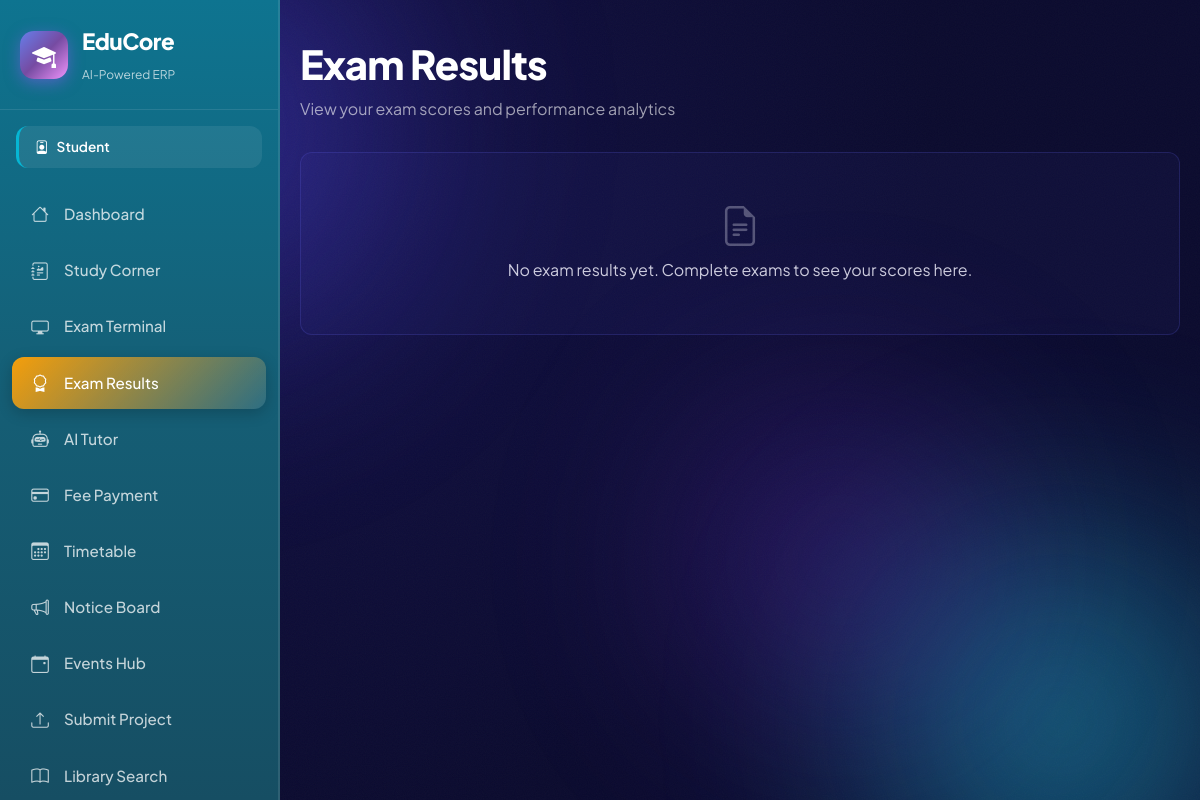
/student/examResults.php (signed in), run on an earlier commit of the app's database.
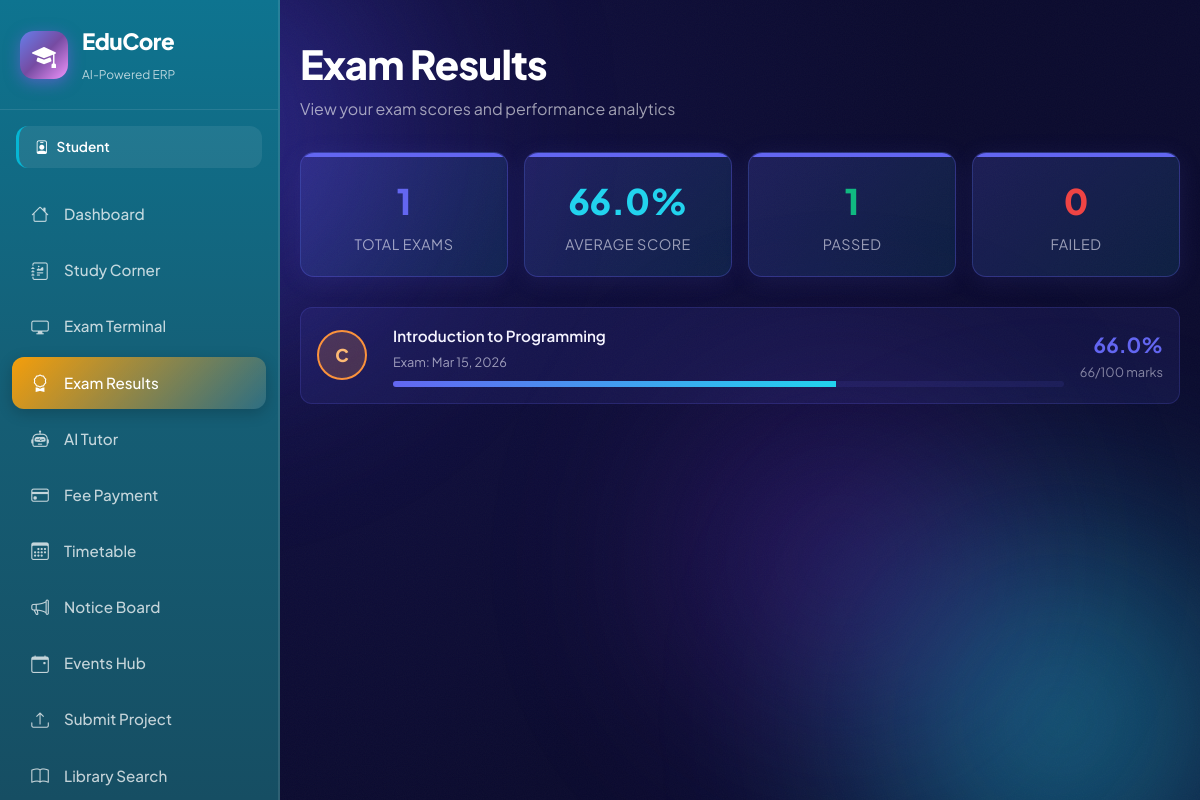
And on a later commit of the database.
### tables this page shows
CREATE TABLE IF NOT EXISTS users (
    id INT AUTO_INCREMENT PRIMARY KEY,
    full_name VARCHAR(120) NOT NULL,
    email VARCHAR(120) NOT NULL UNIQUE,
    password_hash VARCHAR(255) NOT NULL,
    phone VARCHAR(20),
    address TEXT,
    role ENUM('super_admin','faculty','student','parent','finance','librarian','tpo') NOT NULL DEFAULT 'student',
    parent_id INT DEFAULT NULL,
    photo VARCHAR(255) DEFAULT 'default.png',
    status ENUM('active','inactive','suspended') DEFAULT 'active',
    two_factor_secret VARCHAR(64) DEFAULT NULL,
    two_factor_enabled TINYINT(1) NOT NULL DEFAULT 0,
    reset_token_hash VARCHAR(255) DEFAULT NULL,
    reset_token_expires DATETIME DEFAULT NULL,
    created_at TIMESTAMP DEFAULT CURRENT_TIMESTAMP,
    FOREIGN KEY (parent_id) REFERENCES users(id) ON DELETE SET NULL
);

CREATE TABLE IF NOT EXISTS exams (
    id INT AUTO_INCREMENT PRIMARY KEY,
    title VARCHAR(200) NOT NULL,
    course_id INT,
    duration_minutes INT DEFAULT 60,
    total_marks INT DEFAULT 100,
    start_time DATETIME,
    end_time DATETIME,
    proctored TINYINT(1) DEFAULT 1,
    status ENUM('draft','scheduled','active','completed') DEFAULT 'draft',
    created_by INT,
    FOREIGN KEY (course_id) REFERENCES courses(id) ON DELETE CASCADE,
    FOREIGN KEY (created_by) REFERENCES users(id) ON DELETE SET NULL
);

CREATE TABLE IF NOT EXISTS courses (
    id INT AUTO_INCREMENT PRIMARY KEY,
    code VARCHAR(20) NOT NULL UNIQUE,
    title VARCHAR(200) NOT NULL,
    department VARCHAR(100),
    credits INT DEFAULT 3,
    faculty_id INT,
    FOREIGN KEY (faculty_id) REFERENCES users(id) ON DELETE SET NULL
);

### includes/auth_check.php (called while the page is built, shortened)
<?php
function getCurrentUser(): ?array
{
    $db = getDB();
    $stmt = $db->prepare('SELECT id, full_name, email, role, photo FROM users WHERE id = ? AND status = "active"');
    $stmt->execute([$_SESSION['user_id']]);
    return $stmt->fetch() ?: null;
}
function getRoleLabel(string $role): string
{
    $labels = [
        'super_admin' => 'Super Admin',
        'faculty'     => 'Faculty',
        'student'     => 'Student',
        'parent'      => 'Parent',
        'finance'     => 'Finance Officer',
        'librarian'   => 'Librarian',
        'tpo'         => 'TPO',
    ];
    return $labels[$role] ?? ucfirst($role);
}
function getRoleColor(string $role): string
{
    $colors = [
        'super_admin' => '#ef4444',
        'faculty'     => '#8b5cf6',
        'student'     => '#06b6d4',
        'parent'      => '#10b981',
        'finance'     => '#f59e0b',
        'librarian'   => '#ec4899',
        'tpo'         => '#6366f1',
    ];
    return $colors[$role] ?? '#6366f1';
}

### student/examResults.php (the view, shortened to what this page needs)
<?php
require_once __DIR__ . '/../includes/auth_check.php';
$currentUser = getCurrentUser();
$pdo = getDbConnection();
$stmt = $pdo->prepare("
    SELECT e.*,
           c.title AS course_name,
           e.start_time AS exam_date,
           e.total_marks,
           ROUND(e.total_marks * (0.65 + (e.id % 31) / 100), 0) AS obtained_marks,
           ROUND((ROUND(e.total_marks * (0.65 + (e.id % 31) / 100), 0) / NULLIF(e.total_marks, 0)) * 100, 2) AS percentage,
           CASE
               WHEN (ROUND(e.total_marks * (0.65 + (e.id % 31) / 100), 0) / NULLIF(e.total_marks, 0)) >= 0.9 THEN 'A+'
               WHEN (ROUND(e.total_marks * (0.65 + (e.id % 31) / 100), 0) / NULLIF(e.total_marks, 0)) >= 0.8 THEN 'A'
               WHEN (ROUND(e.total_marks * (0.65 + (e.id % 31) / 100), 0) / NULLIF(e.total_marks, 0)) >= 0.7 THEN 'B'
               WHEN (ROUND(e.total_marks * (0.65 + (e.id % 31) / 100), 0) / NULLIF(e.total_marks, 0)) >= 0.6 THEN 'C'
               ELSE 'D'
           END AS grade
    FROM exams e
    JOIN courses c ON e.course_id = c.id
    WHERE e.status = 'completed'
    ORDER BY e.start_time DESC
");
$stmt->execute();
$results = $stmt->fetchAll(PDO::FETCH_ASSOC);
$totalExams = count($results);
$avgPercentage = $totalExams > 0 ? array_reduce($results, fn($sum, $r) => $sum + $r['percentage'], 0) / $totalExams : 0;
$passedExams = count(array_filter($results, fn($r) => $r['percentage'] >= 60));
$failedExams = $totalExams - $passedExams;
?>
<!DOCTYPE html>
<html lang="en">
<head>
    <?php $portalBase = '..'; include __DIR__ . '/../includes/portal_head.php'; ?>
</head>
<body class="portal-page" data-role="student">
    <div class="aurora-bg">
        <div class="aurora-blob b1"></div>
        <div class="aurora-blob b2"></div>
        <div class="aurora-blob b3"></div>
    </div>
    <div class="grain"></div>
    <div class="container-shell">
        <?php include __DIR__ . '/../includes/sidebar.php'; ?>
        <main style="flex: 1; z-index: 2; padding: 40px 20px;">
            <div class="results-container">
                <div style="margin-bottom: 30px;">
                    <h1 class="h-display" style="margin: 0 0 8px 0;">Exam Results</h1>
                    <p style="color: rgba(255, 255, 255, 0.6); margin: 0;">View your exam scores and performance analytics</p>
                </div>
                <?php if ($totalExams > 0): ?>
                    <div class="stats-grid">
                        <div class="stat-card">
                            <div class="stat-value"><?php echo $totalExams; ?></div>
                            <div class="stat-label">Total Exams</div>
                        </div>
                        <div class="stat-card">
                            <div class="stat-value" style="color: #22D3EE;"><?php echo number_format($avgPercentage, 1); ?>%</div>
                            <div class="stat-label">Average Score</div>
                        </div>
                        <div class="stat-card">
                            <div class="stat-value" style="color: #10B981;"><?php echo $passedExams; ?></div>
                            <div class="stat-label">Passed</div>
                        </div>
                        <div class="stat-card">
                            <div class="stat-value" style="color: #EF4444;"><?php echo $failedExams; ?></div>
                            <div class="stat-label">Failed</div>
                        </div>
                    </div>
                <?php endif; ?>
                <?php if (count($results) > 0): ?>
                    <div style="display: flex; flex-direction: column; gap: 12px;">
                        <?php foreach ($results as $result):
                            $gradeClass = 'grade-' . strtolower($result['grade']);
                            $percentage = $result['percentage'];
                        ?>
                            <div class="result-item">
                                <div class="grade-badge <?php echo $gradeClass; ?>">
                                    <?php echo $result['grade']; ?>
                                </div>
                                <div class="result-details">
                                    <div class="result-title"><?php echo htmlspecialchars($result['course_name']); ?></div>
                                    <div class="result-course">Exam: <?php echo date('M d, Y', strtotime($result['exam_date'])); ?></div>
                                    <div class="progress-bar">
                                        <div class="progress-fill" style="width: <?php echo min($percentage, 100); ?>%"></div>
                                    </div>
                                </div>
                                <div class="result-score">
                                    <div class="result-percentage"><?php echo number_format($percentage, 1); ?>%</div>
                                    <div class="result-date"><?php echo $result['obtained_marks']; ?>/<?php echo $result['total_marks']; ?> marks</div>
                                </div>
                            </div>
                        <?php endforeach; ?>
                    </div>
                <?php else: ?>
                    <div class="no-results">
                        <i class="bi bi-file-earmark-text" style="font-size: 2.5rem; margin-bottom: 10px; opacity: 0.5;"></i>
                        <p>No exam results yet. Complete exams to see your scores here.</p>
                    </div>
                <?php endif; ?>
            </div>
        </main>
    </div>
</body>
</html>

### includes/portal_head.php (shortened to what this page needs)
<?php
$portalBase = $portalBase ?? '..';
?>
<link href="<?= htmlspecialchars($portalBase, ENT_QUOTES, 'UTF-8') ?>/style.css" rel="stylesheet">
<link href="https://cdn.jsdelivr.net/npm/bootstrap-icons@1.11.3/font/bootstrap-icons.min.css" rel="stylesheet">
<link href="<?= htmlspecialchars($portalBase, ENT_QUOTES, 'UTF-8') ?>/assets/css/educore.css" rel="stylesheet">
<link href="<?= htmlspecialchars($portalBase, ENT_QUOTES, 'UTF-8') ?>/assets/css/themes.css" rel="stylesheet">
<link href="<?= htmlspecialchars($portalBase, ENT_QUOTES, 'UTF-8') ?>/assets/css/portal-pages.css" rel="stylesheet">

### includes/sidebar.php (shortened to what this page needs)
<?php
if (!isset($user) || !is_array($user)) {
    $user = getCurrentUser() ?? ($currentUser ?? null);
}
$role = $user['role'] ?? 'student';
$navItems = [];
switch ($role) {
    case 'student':
        $navItems = [
            ['icon' => 'bi-house', 'label' => 'Dashboard', 'href' => 'dashboard.php', 'color' => '#06b6d4'],
            ['icon' => 'bi-journal-richtext', 'label' => 'Study Corner', 'href' => 'studyCorner.php', 'color' => '#8b5cf6'],
            ['icon' => 'bi-display', 'label' => 'Exam Terminal', 'href' => 'exam.php', 'color' => '#ef4444'],
            ['icon' => 'bi-award', 'label' => 'Exam Results', 'href' => 'examResults.php', 'color' => '#f59e0b'],
            ['icon' => 'bi-robot', 'label' => 'AI Tutor', 'href' => 'aiTutor.php', 'color' => '#ec4899'],
            ['icon' => 'bi-credit-card', 'label' => 'Fee Payment', 'href' => 'feePayment.php', 'color' => '#22c55e'],
            ['icon' => 'bi-calendar3', 'label' => 'Timetable', 'href' => 'timetable.php', 'color' => '#3b82f6'],
            ['icon' => 'bi-megaphone', 'label' => 'Notice Board', 'href' => 'noticeBoard.php', 'color' => '#0ea5e9'],
            ['icon' => 'bi-calendar-event', 'label' => 'Events Hub', 'href' => 'eventsHub.php', 'color' => '#14b8a6'],
            ['icon' => 'bi-upload', 'label' => 'Submit Project', 'href' => 'projectSubmit.php', 'color' => '#a855f7'],
            ['icon' => 'bi-book', 'label' => 'Library Search', 'href' => 'librarySearch.php', 'color' => '#d946ef'],
            ['icon' => 'bi-life-preserver', 'label' => 'Help Desk', 'href' => 'helpDesk.php', 'color' => '#f43f5e'],
        ];
        break;
}
$currentPage = basename($_SERVER['PHP_SELF']);
?>
<aside class="sidebar" id="sidebar">
    <div class="sidebar-brand">
        <div class="brand-icon">
            <i class="bi bi-mortarboard-fill"></i>
        </div>
        <div class="brand-text">
            <span class="brand-name">EduCore</span>
            <span class="brand-tagline">AI-Powered ERP</span>
        </div>
    </div>
    <div class="sidebar-role-badge" style="--role-color: <?= getRoleColor($role) ?>">
        <i class="bi bi-person-badge"></i>
        <?= getRoleLabel($role) ?>
    </div>
    <nav class="sidebar-nav">
        <?php foreach ($navItems as $item): ?>
        <a href="<?= $item['href'] ?>" class="nav-item <?= $currentPage === $item['href'] ? 'active' : '' ?>"
           style="--item-color: <?= $item['color'] ?>">
            <i class="bi <?= $item['icon'] ?>"></i>
            <span><?= $item['label'] ?></span>
        </a>
        <?php endforeach; ?>
    </nav>
</aside>

### style.css (style rules this page uses)
:root { --bg-deep: #0B0B2E; --bg-deep-2: #131147; --indigo-600: #4F46E5; --indigo-500: #6366F1; --violet-500: #7C3AED; --cyan-400: #22D3EE; --cyan-300: #67E8F9; --amber-400: #FBBF24; --amber-300: #FCD34D; --rose-400: #FB7185; --ink-0: #FFFFFF; --ink-50: #F5F4FF; --ink-200: #D9D7F5; --ink-400: #A5A1D9; --ink-muted: rgba(245, 244, 255, 0.62); --surface-glass: rgba(255, 255, 255, 0.06); --surface-glass-hi: rgba(255, 255, 255, 0.10); --surface-glass-brd: rgba(255, 255, 255, 0.14); --surface-field: rgba(11, 11, 46, 0.35); --shadow-glow-indigo: 0 8px 40px rgba(79, 70, 229, 0.35); --shadow-glow-cyan: 0 8px 32px rgba(34, 211, 238, 0.25); --shadow-card: 0 24px 64px rgba(6, 5, 30, 0.55); --radius-sm: 10px; --radius-md: 16px; --radius-lg: 24px; --radius-xl: 32px; --font-display: 'Plus Jakarta Sans', system-ui, sans-serif; --font-body: 'Plus Jakarta Sans', system-ui, sans-serif; --font-mono: 'JetBrains Mono', ui-monospace, monospace; }
* { box-sizing: border-box; }
html, body { margin: 0; padding: 0; min-height: 100%; font-family: var(--font-body); color: var(--ink-50); background: var(--bg-deep); }
body { position: relative; overflow-x: hidden; }
a { color: inherit; text-decoration: none; }
.aurora-bg { position: fixed; inset: 0; z-index: 0; overflow: hidden; background: radial-gradient(circle at 20% 20%, var(--bg-deep-2), var(--bg-deep) 60%); }
.aurora-blob { position: absolute; border-radius: 50%; filter: blur(90px); opacity: 0.55; will-change: transform; }
.aurora-blob.b1 { width: 620px; height: 620px; top: -180px; left: -120px; background: radial-gradient(circle, var(--indigo-600), transparent 70%); animation: drift1 26s ease-in-out infinite; }
.aurora-blob.b2 { width: 560px; height: 560px; bottom: -200px; right: -140px; background: radial-gradient(circle, var(--cyan-400), transparent 70%); animation: drift2 32s ease-in-out infinite; }
.aurora-blob.b3 { width: 480px; height: 480px; top: 40%; left: 50%; background: radial-gradient(circle, var(--violet-500), transparent 70%); animation: drift3 38s ease-in-out infinite; opacity: 0.35; }
.grain { position: fixed; inset: 0; z-index: 1; pointer-events: none; opacity: 0.035; }
.h-display { font-family: var(--font-display); font-weight: 800; letter-spacing: -0.02em; color: var(--ink-0); margin: 0; }
.container-shell { position: relative; z-index: 2; min-height: 100vh; display: flex; flex-direction: column; }

### assets/css/themes.css (style rules this page uses)
:root { --theme-primary: #6366F1; --theme-primary-dark: #4F46E5; --theme-light: #E0E7FF; --theme-accent: #22D3EE; }
body[data-role="student"] { --theme-primary: #6366F1; --theme-primary-dark: #4F46E5; --theme-light: #E0E7FF; --theme-accent: #22D3EE; }
.sidebar { background: linear-gradient(180deg, rgba(15, 23, 42, 0.95), rgba(15, 23, 42, 0.92)); border-right: 2px solid rgba(255, 255, 255, 0.1); transition: all 0.3s ease; }
.stat-card { background: linear-gradient(135deg, rgba(var(--theme-primary), 0.1), rgba(var(--theme-primary), 0.05)); border: 1px solid rgba(var(--theme-primary), 0.3); border-radius: 16px; padding: 20px; transition: all 0.3s cubic-bezier(0.4, 0, 0.2, 1); }
.progress-bar { background: linear-gradient(90deg, var(--theme-primary), var(--theme-accent)); border-radius: 10px; height: 8px; overflow: hidden; }
body { font-size: 16px; line-height: 1.6; }
h1, .h1 { font-size: 2.5rem; line-height: 1.2; font-weight: 800; letter-spacing: -0.02em; margin: 0 0 20px 0; }
body.portal-page p { margin: 0 0 12px 0; color: rgba(245, 244, 255, 0.82); }
* { transition-property: background-color, border-color, color, fill, stroke, opacity, box-shadow, transform, filter; transition-timing-function: cubic-bezier(0.4, 0, 0.2, 1); transition-duration: 200ms; }
button, a, input, select, textarea { transition-duration: 150ms; }

### assets/css/portal-pages.css (style rules this page uses)
body.portal-page { background: var(--bg-deep, #0b0b2e); color: var(--ink-50, #f5f4ff); min-height: 100vh; font-family: 'Plus Jakarta Sans', system-ui, sans-serif; }
body.portal-page .container-shell { display: flex; flex-direction: row; min-height: 100vh; position: relative; z-index: 2; }
body.portal-page .container-shell > .sidebar { position: fixed; top: 0; left: 0; bottom: 0; flex-shrink: 0; }
body.portal-page .container-shell > main { flex: 1; margin-left: var(--sidebar-width, 280px); padding: 28px 24px 40px; min-width: 0; z-index: 2; }
body.portal-page p { color: rgba(245, 244, 255, 0.82); }

What changed in the data, as far as the page shows it:
added exams: grade "C", course.title "Introduction to Programming", start_time "Mar 15, 2026", min($percentage, 100) 66.00 (drawn), percentage "66.0", obtained_marks "66", total_marks "100"
Also different on the page:
$totalExams: (not shown) → "1"
$avgPercentage: (not shown) → "66.0"
$passedExams: (not shown) → "1"
$failedExams: (not shown) → "0"
text no longer shown: "No exam results yet. Complete exams to see your scores here."
text now shown: "TOTAL EXAMS % AVERAGE SCORE PASSED FAILED"
